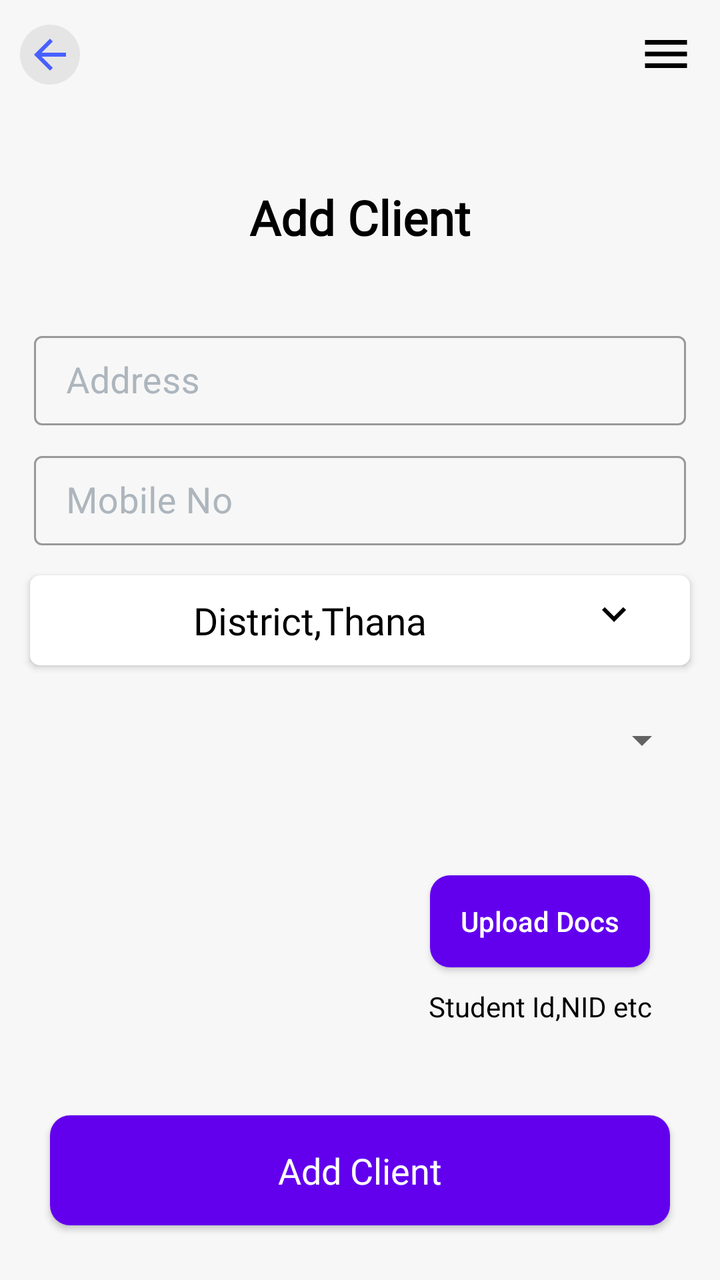
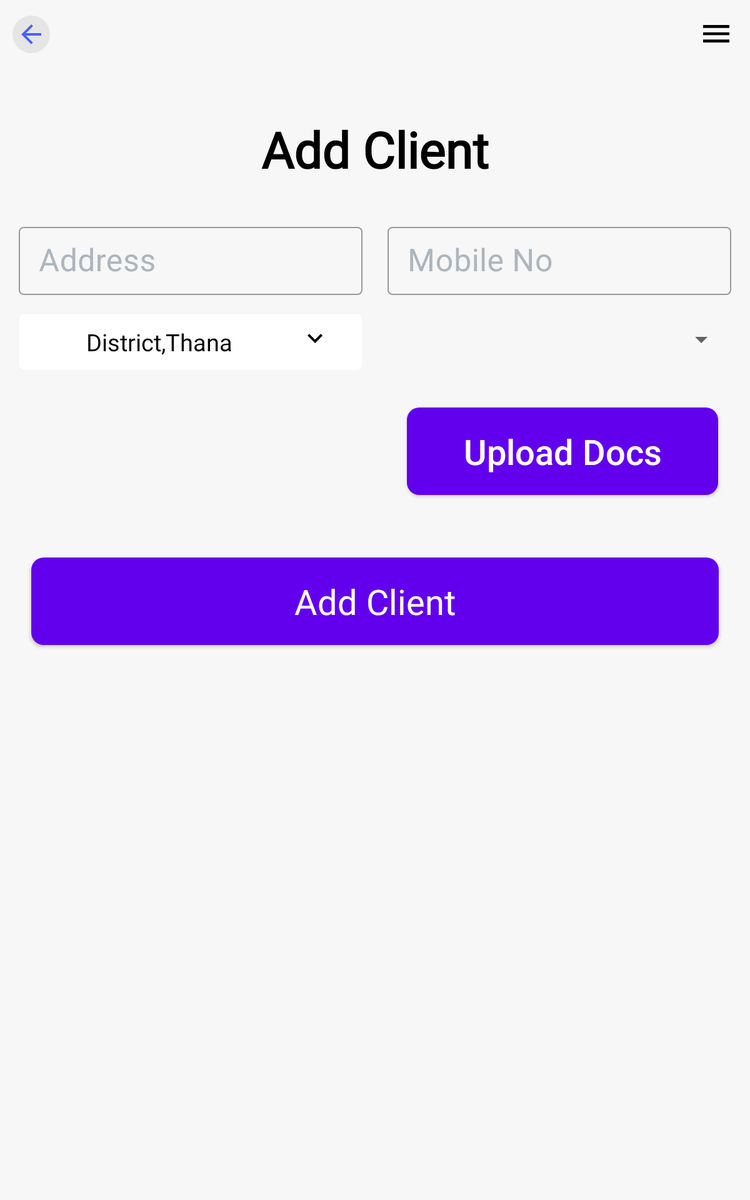

An Android layout and its configuration variant, each rendered on a device that would load it. The default file and the variant file are quoted in full after the pictures.
<!-- AndroidManifest.xml: activity theme AppTheme.CustomTheme -->
<!-- res/layout/activity_client.xml -->
<?xml version="1.0" encoding="utf-8"?>
<LinearLayout xmlns:android="http://schemas.android.com/apk/res/android"
    xmlns:app="http://schemas.android.com/apk/res-auto"
    xmlns:tools="http://schemas.android.com/tools"
    android:layout_width="match_parent"
    android:theme="@style/Theme.MaterialComponents.DayNight.DarkActionBar"
    android:layout_height="match_parent"
    android:background="@color/page_background_tranparent"
    tools:context=".DealerRegActivity">


    <LinearLayout
        android:background="#F7F7F7"
        android:orientation="vertical"
        android:layout_width="match_parent"
        android:layout_height="match_parent">
        <ImageButton
            android:background="@color/page_background_tranparent"
            android:layout_marginEnd="12dp"
            android:layout_marginTop="12dp"
            android:layout_gravity="right"
            android:id="@+id/admin_menu_icon"
            android:layout_width="30dp"
            android:src="@drawable/ic_menu"
            android:layout_height="30dp"/>


        <ImageButton
            android:id="@+id/back_icon"
            android:layout_width="30dp"

            android:layout_height="30dp"
            android:layout_marginLeft="10dp"
            android:layout_marginTop="-30dp"
            android:background="@drawable/back_style_background"
            android:src="@drawable/ic_back" />

        <TextView

            android:textColor="#000000"
            android:layout_gravity="center"
            android:textSize="@dimen/heading_text_size"
            android:fontFamily="@font/artifika"
            android:textStyle="bold"
            android:layout_marginTop="50dp"
            android:layout_marginBottom="8dp"
            android:text="Add Client"
            android:layout_width="wrap_content"
            android:layout_height="wrap_content"/>


          <com.google.android.material.textfield.TextInputLayout
              android:layout_width="match_parent"
              android:focusable="true"
              android:layout_marginTop="30dp"
              android:textColorHint="#adb5bd"
              style="@style/Widget.MaterialComponents.TextInputLayout.OutlinedBox.Dense"
              android:id="@+id/cl_address"
              android:layout_marginRight="17dp"
              android:layout_marginLeft="17dp"


              android:focusableInTouchMode="true"
              android:layout_height="@dimen/edit_text_height">
              <com.google.android.material.textfield.TextInputEditText
                  android:hint="Address"
                  android:inputType="textCapWords
"                   android:imeOptions="actionNext"
                  android:ems="10"
                  android:textSize="@dimen/edit_text_size"
                  android:layout_width="match_parent"
                  android:layout_height="wrap_content">
              </com.google.android.material.textfield.TextInputEditText>
          </com.google.android.material.textfield.TextInputLayout>



          <com.google.android.material.textfield.TextInputLayout
              android:layout_width="match_parent"
              android:focusable="true"
              style="@style/Widget.MaterialComponents.TextInputLayout.OutlinedBox.Dense"
              android:id="@+id/client_phone"

              android:textColorHint="#adb5bd"
              android:imeOptions="actionDone"
              android:layout_marginRight="17dp"
              android:layout_marginLeft="17dp"
              android:layout_marginTop="10dp"
              android:focusableInTouchMode="true"
              android:layout_height="@dimen/edit_text_height">
              <com.google.android.material.textfield.TextInputEditText
                  android:hint="Mobile No"
                  android:inputType="number"
                  android:ems="10"
                  android:textSize="@dimen/edit_text_size"
                  android:imeOptions="actionDone"
                  android:layout_width="match_parent"
                  android:layout_height="wrap_content">
              </com.google.android.material.textfield.TextInputEditText>
          </com.google.android.material.textfield.TextInputLayout>







        <Button
            android:textColor="#000"
            android:paddingRight="20dp"
            android:drawableRight="@drawable/ic_down_select"
            android:background="@drawable/button_style"
            android:layout_width="match_parent"
            android:imeOptions="actionDone"
            android:textSize="19sp"
            android:textAllCaps="false"
            android:gravity="center"
            android:fontFamily="@font/relway_regular"
            android:text="District,Thana"
            android:layout_marginRight="15dp"
            android:layout_marginLeft="15dp"

            android:id="@+id/select_district_thana"
            android:layout_marginTop="15dp"

            android:layout_height="45dp"/>




        <Spinner

            android:dropDownSelector="@drawable/ic_back"
            android:layout_marginTop="13dp"
            android:layout_margin="15dp"
            android:id="@+id/spinner_categories"
            android:layout_width="match_parent"
            android:layout_height="45dp"/>


        <LinearLayout

            android:layout_marginTop="15dp"
            android:orientation="horizontal"
            android:layout_width="match_parent"
            android:layout_height="100dp">

            <RelativeLayout
                android:layout_width="0dp"
                android:layout_weight="1"

                android:layout_height="match_parent">
                <ImageView
                    android:layout_centerVertical="true"
                    android:layout_marginTop="2dp"
                    android:layout_centerHorizontal="true"
                    android:id="@+id/cl_doc_view"
                    android:src="@drawable/documents"
                    android:layout_width="90dp"
                    android:layout_height="90dp"/>


            </RelativeLayout>
            <RelativeLayout
                android:layout_weight="1"
                android:layout_width="0dp"
                android:layout_height="wrap_content">

                <Button

                    android:id="@+id/btn_upload_docs"
                    android:layout_width="110dp"
                    android:imeOptions="actionDone"
                    android:layout_height="46dp"
                    android:paddingLeft="10dp"
                    android:paddingRight="10dp"
                    android:layout_alignParentTop="true"

                    android:layout_centerHorizontal="true"
                    android:layout_marginStart="51dp"
                    android:layout_marginTop="15dp"
                    android:layout_marginBottom="10dp"
                    android:background="@drawable/butttonstyle"
                    android:padding="5dp"
                    android:text="Upload Docs"
                    android:textAllCaps="false"
                    android:textColor="#ffffff" />

                <TextView
                    android:textColor="#000000"
                    android:gravity="center"
                    android:text="Student Id,NID etc"
                    android:layout_below="@+id/btn_upload_docs"
                    android:layout_width="match_parent"
                    android:layout_height="wrap_content"/>

            </RelativeLayout>


        </LinearLayout>


        <Button
            android:id="@+id/btn_client_sign"
            android:text="Add Client"

            android:layout_marginTop="35dp"
            android:textColor="#fff"
            android:textSize="@dimen/btn_text_size"
            android:textAllCaps="false"
            android:layout_marginLeft="25dp"
            android:layout_marginRight="25dp"
            android:fontFamily="@font/latom"
            android:layout_marginBottom="15dp"
            android:background="@drawable/butttonstyle"
            android:layout_width="match_parent"
            android:layout_height="@dimen/button_height"/>


    </LinearLayout>


</LinearLayout>
<!-- resources referenced by this layout -->
<resources>
  <color name="page_background_tranparent">#f7f7f7</color>
  <!-- from res/values-sw360dp/ -->
  <dimen name="btn_text_size">18sp</dimen>
  <!-- from res/values-sw360dp/ -->
  <dimen name="button_height">55dp</dimen>
  <!-- from res/values-sw360dp/ -->
  <dimen name="edit_text_height">50dp</dimen>
  <!-- from res/values-sw360dp/ -->
  <dimen name="edit_text_size">18sp</dimen>
  <!-- from res/values-sw360dp/ -->
  <dimen name="heading_text_size">24sp</dimen>
  <!-- drawable back_style_background (drawable) -->
  <?xml version="1.0" encoding="utf-8"?>
  <ripple xmlns:android="http://schemas.android.com/apk/res/android"
      android:color="#ffffff" android:radius="1dp">
  
      <item>
  
          <shape android:shape="rectangle">
              <solid android:color="#e5e5e5" />
  
              <corners android:radius="15dp" />
  
          </shape>
      </item>
  
  
  </ripple>
  <!-- drawable button_style (drawable) -->
  <?xml version="1.0" encoding="utf-8"?>
  <shape xmlns:android="http://schemas.android.com/apk/res/android">
    <corners android:radius="5dp"/>
      <solid android:color="#ffffff"/>
  
  </shape>
  <!-- drawable butttonstyle (drawable) -->
  <?xml version="1.0" encoding="utf-8"?>
  <shape xmlns:android="http://schemas.android.com/apk/res/android">
  
      <solid android:color="#6200EE"/>
      <stroke android:color="@color/colorAccent"/>
      <corners android:radius="10dp"/>
  
  
  </shape>
  <!-- drawable ic_back (drawable) -->
  <vector android:height="24dp" android:tint="#4860FF"
      android:viewportHeight="24" android:viewportWidth="24"
      android:width="24dp" xmlns:android="http://schemas.android.com/apk/res/android">
      <path android:fillColor="@android:color/white" android:pathData="M20,11H7.83l5.59,-5.59L12,4l-8,8 8,8 1.41,-1.41L7.83,13H20v-2z"/>
  </vector>
  <!-- drawable ic_down_select (drawable) -->
  <vector android:height="30dp" android:tint="#000"
      android:viewportHeight="30" android:viewportWidth="30"
      android:width="30dp" xmlns:android="http://schemas.android.com/apk/res/android">
      <path android:fillColor="@android:color/white" android:pathData="M7.41,8.59L12,13.17l4.59,-4.58L18,10l-6,6 -6,-6 1.41,-1.41z"/>
  </vector>
  <!-- drawable ic_menu (drawable) -->
  <vector xmlns:android="http://schemas.android.com/apk/res/android"
      android:width="28dp"
      android:height="28dp"
      android:viewportWidth="24"
      android:viewportHeight="24"
      android:tint="#000">
    <path
        android:fillColor="@android:color/white"
        android:pathData="M3,18h18v-2L3,16v2zM3,13h18v-2L3,11v2zM3,6v2h18L21,6L3,6z"/>
  </vector>
  <style name="AppTheme.CustomTheme" parent="Theme.AppCompat.Light.NoActionBar">
          
          <item name="colorPrimaryDark">#ffffff</item>
          <item name="colorPrimary">#ffffff</item>
          <item name="windowNoTitle">true</item>
          <item name="windowActionBar">false</item>
          <item name="android:windowLightStatusBar" tools:targetApi="m">true</item>
      </style>
  <color name="colorAccent">#03DAC5</color>
</resources>
<!-- res/layout-sw600dp/activity_client.xml (the repository's variant of the layout above) -->
<!-- drawn on a 7-inch tablet held upright -->
<?xml version="1.0" encoding="utf-8"?>
<LinearLayout xmlns:android="http://schemas.android.com/apk/res/android"
    xmlns:app="http://schemas.android.com/apk/res-auto"
    xmlns:tools="http://schemas.android.com/tools"
    android:layout_width="match_parent"
    android:theme="@style/Theme.MaterialComponents.DayNight.DarkActionBar"
    android:layout_height="match_parent"
    android:background="@color/page_background_tranparent"
    tools:context=".DealerRegActivity">


    <LinearLayout
        android:background="#F7F7F7"
        android:orientation="vertical"
        android:layout_width="match_parent"
        android:layout_height="match_parent">
        <ImageButton
            android:background="@color/page_background_tranparent"
            android:layout_marginEnd="12dp"
            android:layout_marginTop="12dp"
            android:layout_gravity="right"
            android:id="@+id/admin_menu_icon"
            android:layout_width="30dp"
            android:src="@drawable/ic_menu"
            android:layout_height="30dp"/>


        <ImageButton
            android:id="@+id/back_icon"
            android:layout_width="30dp"

            android:layout_height="30dp"
            android:layout_marginLeft="10dp"
            android:layout_marginTop="-30dp"
            android:background="@drawable/back_style_background"
            android:src="@drawable/ic_back" />


        <TextView

            android:layout_width="wrap_content"
            android:layout_height="wrap_content"
            android:layout_gravity="center"
            android:layout_marginTop="50dp"
            android:layout_marginBottom="30dpdp"
            android:fontFamily="@font/artifika"
            android:text="Add Client"
            android:textColor="#000000"
            android:textSize="@dimen/heading_text_size"
            android:textStyle="bold" />
        <LinearLayout
            android:layout_marginTop="30dp"
            android:orientation="horizontal"
            android:layout_width="match_parent"
            android:layout_height="wrap_content">

            <com.google.android.material.textfield.TextInputLayout
                android:layout_width="match_parent"
                android:focusable="true"
                android:layout_weight="1"
                android:textColorHint="#adb5bd"
                style="@style/Widget.MaterialComponents.TextInputLayout.OutlinedBox.Dense"
                android:id="@+id/cl_address"
                android:layout_marginRight="10dp"
                android:layout_marginLeft="15dp"


                android:focusableInTouchMode="true"
                android:layout_height="@dimen/edit_text_height">
                <com.google.android.material.textfield.TextInputEditText
                    android:hint="Address"
                    android:inputType="textCapWords
"                   android:imeOptions="actionNext"
                    android:ems="10"
                    android:textSize="@dimen/edit_text_size"
                    android:layout_width="match_parent"
                    android:layout_height="wrap_content">
                </com.google.android.material.textfield.TextInputEditText>
            </com.google.android.material.textfield.TextInputLayout>



            <com.google.android.material.textfield.TextInputLayout
                android:layout_width="match_parent"
                android:focusable="true"
                style="@style/Widget.MaterialComponents.TextInputLayout.OutlinedBox.Dense"
                android:id="@+id/client_phone"
                android:layout_weight="1"
                android:textColorHint="#adb5bd"
                android:imeOptions="actionDone"
                android:layout_marginRight="15dp"
                android:layout_marginLeft="10dp"

                android:focusableInTouchMode="true"
                android:layout_height="@dimen/edit_text_height">
                <com.google.android.material.textfield.TextInputEditText
                    android:hint="Mobile No"
                    android:inputType="number"
                    android:ems="10"
                    android:textSize="@dimen/edit_text_size"
                    android:imeOptions="actionDone"
                    android:layout_width="match_parent"
                    android:layout_height="wrap_content">
                </com.google.android.material.textfield.TextInputEditText>
            </com.google.android.material.textfield.TextInputLayout>

        </LinearLayout>




       <LinearLayout
           android:orientation="horizontal"
           android:layout_width="match_parent"
           android:layout_height="wrap_content">
           <Button
               android:layout_weight="1"
               android:textColor="#000"
               android:paddingRight="20dp"
               android:drawableRight="@drawable/ic_down_select"
               android:background="@drawable/button_style"
               android:layout_width="match_parent"
               android:imeOptions="actionDone"
               android:textSize="19sp"
               android:textAllCaps="false"
               android:gravity="center"
               android:fontFamily="@font/relway_regular"
               android:text="District,Thana"
               android:layout_marginRight="10dp"
               android:layout_marginLeft="15dp"

               android:id="@+id/select_district_thana"
               android:layout_marginTop="15dp"

               android:layout_height="45dp"/>




           <Spinner
               android:layout_weight="1"
               android:dropDownSelector="@drawable/ic_back"
               android:layout_marginTop="13dp"
               android:layout_marginLeft="10dp"
               android:layout_marginRight="15"
               android:id="@+id/spinner_categories"
               android:layout_width="match_parent"
               android:layout_height="45dp"/>

       </LinearLayout>




        <LinearLayout

            android:layout_marginTop="15dp"
            android:orientation="horizontal"
            android:layout_width="match_parent"
            android:layout_height="100dp">

            <RelativeLayout
                android:layout_width="0dp"
                android:layout_weight="1"

                android:layout_height="match_parent">
                <ImageView
                    android:layout_centerVertical="true"
                    android:layout_marginTop="2dp"
                    android:layout_centerHorizontal="true"
                    android:id="@+id/cl_doc_view"
                    android:src="@drawable/documents"
                    android:layout_width="150dp"
                    android:layout_height="150dp"/>


            </RelativeLayout>
            <RelativeLayout
                android:layout_weight="1"
                android:layout_width="0dp"
                android:layout_height="wrap_content">

                <Button

                    android:id="@+id/btn_upload_docs"
                    android:layout_width="match_parent"
                    android:imeOptions="actionDone"
                    android:textSize="@dimen/btn_text_size"
                    android:layout_height="@dimen/button_height"
                    android:paddingLeft="30dp"
                    android:paddingRight="30dp"
                    android:layout_alignParentTop="true"

                    android:layout_centerHorizontal="true"
                    android:layout_marginStart="51dp"
                    android:layout_marginTop="15dp"
                    android:layout_marginBottom="10dp"
                    android:background="@drawable/butttonstyle"
                    android:padding="5dp"
                    android:text="Upload Docs"
                    android:textAllCaps="false"
                    android:textColor="#ffffff" />

                <TextView
                    android:textSize="25dp"
                    android:textColor="#000000"
                    android:gravity="center"
                    android:text="Student Id,NID etc"
                    android:layout_below="@+id/btn_upload_docs"
                    android:layout_width="match_parent"
                    android:layout_height="wrap_content"/>

            </RelativeLayout>


        </LinearLayout>


        <Button
            android:id="@+id/btn_client_sign"
            android:text="Add Client"

            android:layout_marginTop="35dp"
            android:textColor="#fff"
            android:textSize="@dimen/btn_text_size"
            android:textAllCaps="false"
            android:layout_marginLeft="25dp"
            android:layout_marginRight="25dp"
            android:fontFamily="@font/latom"
            android:layout_marginBottom="15dp"
            android:background="@drawable/butttonstyle"
            android:layout_width="match_parent"
            android:layout_height="@dimen/button_height"/>


    </LinearLayout>


</LinearLayout>
<!-- resources referenced by the variant -->
<!-- as a 7-inch tablet held upright resolves them -->
<resources>
  <color name="page_background_tranparent">#f7f7f7</color>
  <!-- from res/values-sw600dp/ -->
  <dimen name="btn_text_size">28sp</dimen>
  <!-- from res/values-sw600dp/ -->
  <dimen name="button_height">70dp</dimen>
  <!-- from res/values-sw600dp/ -->
  <dimen name="edit_text_height">60dp</dimen>
  <!-- from res/values-sw600dp/ -->
  <dimen name="edit_text_size">25sp</dimen>
  <!-- from res/values-sw600dp/ -->
  <dimen name="heading_text_size">40sp</dimen>
  <!-- drawable back_style_background (drawable) -->
  <?xml version="1.0" encoding="utf-8"?>
  <ripple xmlns:android="http://schemas.android.com/apk/res/android"
      android:color="#ffffff" android:radius="1dp">
  
      <item>
  
          <shape android:shape="rectangle">
              <solid android:color="#e5e5e5" />
  
              <corners android:radius="15dp" />
  
          </shape>
      </item>
  
  
  </ripple>
  <!-- drawable button_style (drawable) -->
  <?xml version="1.0" encoding="utf-8"?>
  <shape xmlns:android="http://schemas.android.com/apk/res/android">
    <corners android:radius="5dp"/>
      <solid android:color="#ffffff"/>
  
  </shape>
  <!-- drawable butttonstyle (drawable) -->
  <?xml version="1.0" encoding="utf-8"?>
  <shape xmlns:android="http://schemas.android.com/apk/res/android">
  
      <solid android:color="#6200EE"/>
      <stroke android:color="@color/colorAccent"/>
      <corners android:radius="10dp"/>
  
  
  </shape>
  <!-- drawable ic_back (drawable) -->
  <vector android:height="24dp" android:tint="#4860FF"
      android:viewportHeight="24" android:viewportWidth="24"
      android:width="24dp" xmlns:android="http://schemas.android.com/apk/res/android">
      <path android:fillColor="@android:color/white" android:pathData="M20,11H7.83l5.59,-5.59L12,4l-8,8 8,8 1.41,-1.41L7.83,13H20v-2z"/>
  </vector>
  <!-- drawable ic_down_select (drawable) -->
  <vector android:height="30dp" android:tint="#000"
      android:viewportHeight="30" android:viewportWidth="30"
      android:width="30dp" xmlns:android="http://schemas.android.com/apk/res/android">
      <path android:fillColor="@android:color/white" android:pathData="M7.41,8.59L12,13.17l4.59,-4.58L18,10l-6,6 -6,-6 1.41,-1.41z"/>
  </vector>
  <!-- drawable ic_menu (drawable) -->
  <vector xmlns:android="http://schemas.android.com/apk/res/android"
      android:width="28dp"
      android:height="28dp"
      android:viewportWidth="24"
      android:viewportHeight="24"
      android:tint="#000">
    <path
        android:fillColor="@android:color/white"
        android:pathData="M3,18h18v-2L3,16v2zM3,13h18v-2L3,11v2zM3,6v2h18L21,6L3,6z"/>
  </vector>
  <style name="AppTheme.CustomTheme" parent="Theme.AppCompat.Light.NoActionBar">
          
          <item name="colorPrimaryDark">#ffffff</item>
          <item name="colorPrimary">#ffffff</item>
          <item name="windowNoTitle">true</item>
          <item name="windowActionBar">false</item>
          <item name="android:windowLightStatusBar" tools:targetApi="m">true</item>
      </style>
  <color name="colorAccent">#03DAC5</color>
</resources>
